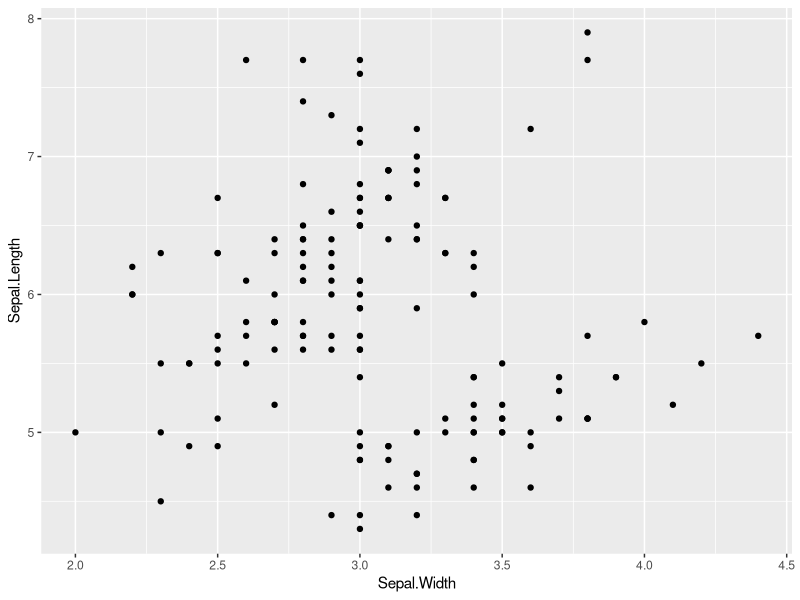
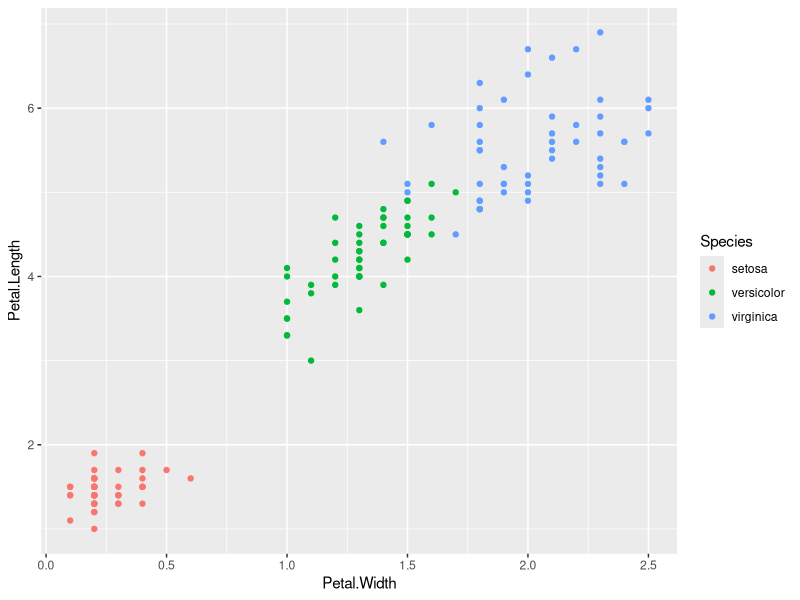
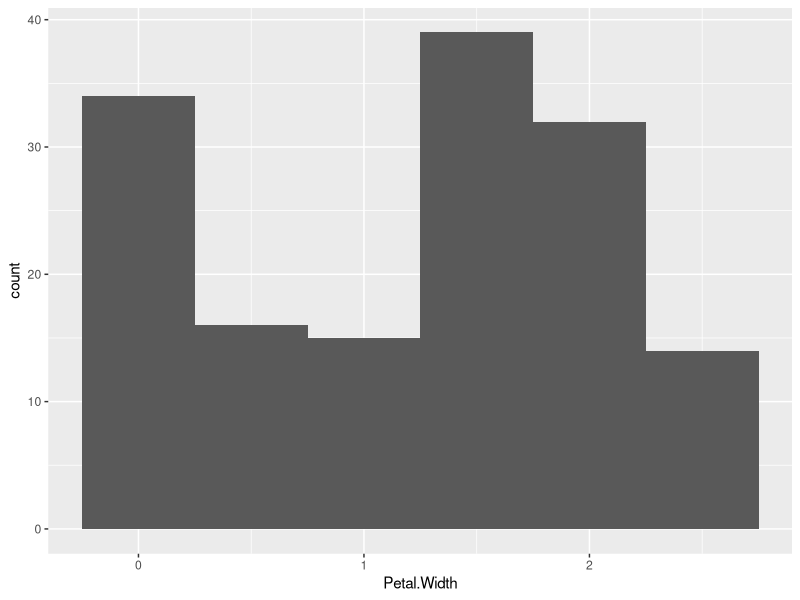
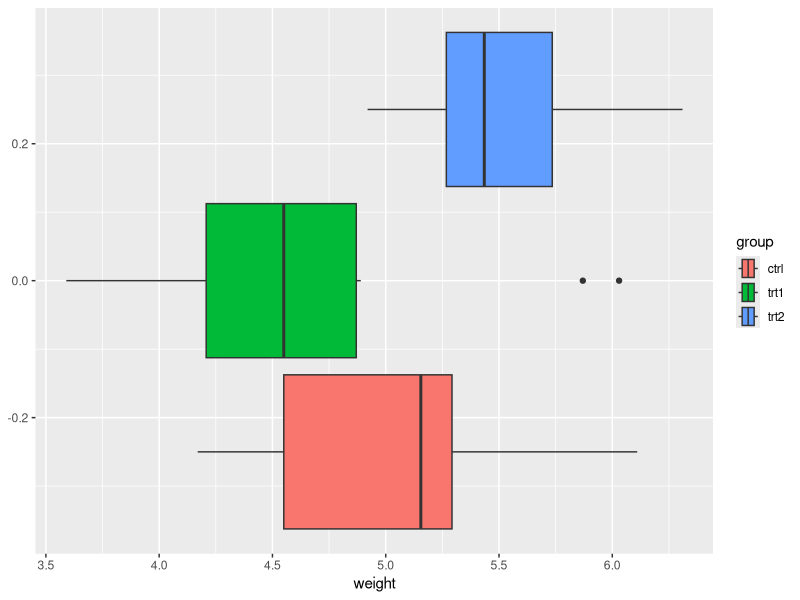
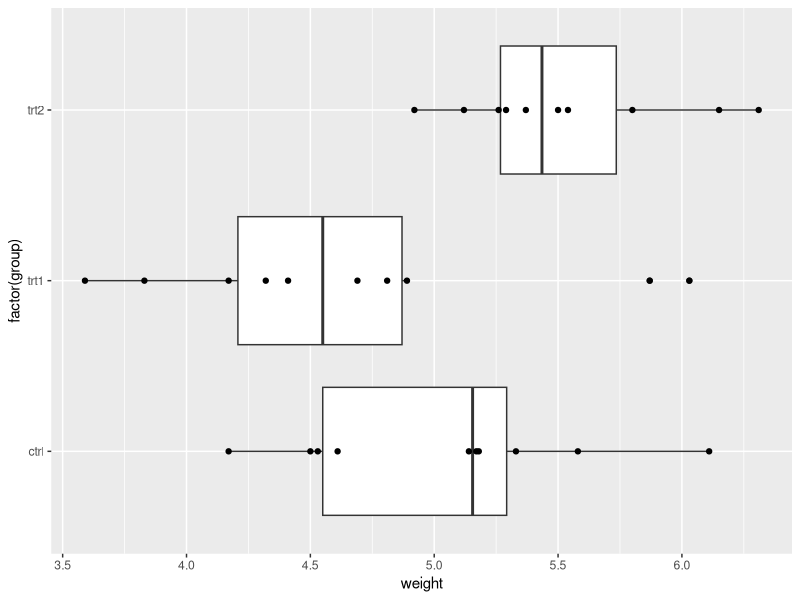

Reproduce these figures in R, in order.
# Tidyverse Exam – Data Manipulation in R (using `mtcars` dataset)
rm(list = ls())

# tidyverse ---------------------------------------------------------------

# Use `df_mtcars` for Questions 1 - 10
library(tidyverse)
df_mtcars <- as_tibble(mtcars,
                       rownames = "model")

df_mtcars

# 1. Filter rows where number of cylinders (`cyl`) is 6
# Write code to create a new data frame that only includes rows where `cyl == 6`.
# Assign to: `mtcars_cyl6`

mtcars_cyl6 <- df_mtcars %>% 
  filter(cyl == 6)

mtcars_cyl6

# 2. Filter rows where number of gears (`gear`) is either 3 or 5
# Use `%in%` to filter the `df_mtcars` dataset for these two `gear` values.
# Assign to: `mtcars_g35`

mtcars_g35 <- df_mtcars %>% 
  filter(gear %in% c(3, 5))

mtcars_g35
 

# 3. Filter rows where miles per gallon (`mpg`) is greater than 25
# Create a subset of `df_mtcars` where `mpg > 25`.
# Assign to: `mtcars_mpg25`

mtcars_mpg25 <- df_mtcars %>% 
  filter(mpg > 25)

mtcars_mpg25

# 4. Filter rows where weight (`wt`) is less than 2.5 AND number of cylinders (`cyl`) is 4
# Combine logical conditions using `&`.
# Assign to: `mtcars_light_cyl4`

mtcars_light_cyl4 <- mtcars %>% 
  filter(wt < 2.5,
         cyl == 4)

mtcars_light_cyl4

# 5. Sort `df_mtcars` by horsepower (`hp`) in ascending order
# Use `arrange()` to sort the data.
# Assign to: `mtcars_hp`

mtcars_hp <- df_mtcars %>% 
  arrange((hp))


mtcars_hp

# 6. Sort `df_mtcars` by quarter mile time (`qsec`) in descending order
# Use `desc()` inside `arrange()`.
# Assign to: `mtcars_qsec`

mtcars_gsec <- df_mtcars %>% 
  arrange(desc(qsec))

mtcars_gsec

# 7. Exclude the `drat` column
# Use `select()` with `-` (minus sign) to remove the column.
# Assign to: `mtcars_no_drat`

mtcars_no_drat <- df_mtcars %>% 
  select(-c("drat"))

mtcars_no_drat

# 8. Add a new column `ptw` that equals the ratio of horsepower (`hp`) to weight (`wt`) (`hp / wt`)
# Use `mutate()` to add the new column.
# Assign to: `mtcars_with_ptw`

mtcars_with_ptw <- df_mtcars %>% 
  mutate(ptw = c(hp/wt))

mtcars_with_ptw

# 9. Identify the car `model` with the highest `ptw` among cars with six cylinders (`cyl == 6`).
# Hint: Use `mtcars_with_ptw` and a chain of `filter()` and `arrange()` with `%>%`.
# Write the car model here: Ferrari Dino

rev(mtcars_with_ptw %>% 
  filter(cyl == 6) %>% 
    arrange((desc(ptw)))) 



# 10. Group by number of gears (`gear`) and summarize minimum & maximum values of `mpg`
# Use `group_by()` and `summarize()` to calculate minimum & maximum values of `mpg` within each group.
# Minimum and maximum values of each group should be represented as separate columns.
# Function `min()` returns the minimum value in a vector.
# Function `max()` returns the maximum value in a vector.
# Assign to: `mtcars_mpg_by_gear`

mtcars_mpg_by_gear <- df_mtcars %>% 
  group_by(gear) %>% 
  summarize(min_mpg = min(mpg),
            max_mpg = max(mpg)) %>% 
  ungroup()

mtcars_mpg_by_gear

# ggplot ------------------------------------------------------------------

# Visualization in R (using `iris` dataset)

## before you begin with the following questions, type the following code to check column names in the dataframe
colnames(iris) # output from this code is the column names that can be used in figures

# 11. Simple scatter plot of `Sepal.Length` vs `Sepal.Width` using `ggplot()`
# Assign to: `g_scat`
# Create a scatter plot with `Sepal.Width` on the x-axis and `Sepal.Length` on the y-axis.

g_scat <- iris %>% 
  ggplot(aes(x = Sepal.Width,
             y = Sepal.Length)) + 
  geom_point()

g_scat

# 12. Scatter plot with points colored by `Species`
# Assign to: `g_scat_col`
# Create a scatter plot with `Petal.Width` on the x-axis and `Petal.Length` on the y-axis,
# coloring points by `Species`.

g_scat_col <- iris %>% 
  ggplot(aes(x = Petal.Width,
             y = Petal.Length,
             col = Species)) + 
  geom_point()

g_scat_col

# 13. Histogram of `Petal.Width` with `binwidth = 0.5`
# Assign to: `g_hist`
# Create a histogram of `Petal.Width` with `binwidth` set to 0.5.

g_scat_col <- iris %>% 
  ggplot(aes(x = Petal.Width)) + 
  geom_histogram(binwidth = 0.5)

g_scat_col

# Visualization in R (using `PlantGrowth` dataset)

## before you begin with the following questions, type the following code to check column names in the dataframe
colnames(PlantGrowth) # output from this code is the column names that can be used in figures

# 14. Boxplot of `weight` grouped and filled by `group`
# Assign to: `g_bplot1`
# Create a boxplot of `weight` by `group`, filling boxes by `group`.

g_boxplot1 <- PlantGrowth %>% 
  group_by("group") %>% 
  ggplot(aes(x = weight,
             fill = group)) +
  geom_boxplot()

g_boxplot1

# 15. Boxplot + scatter plot of `weight` by `group`
# Assign to: `g_bplot2`
# Create a boxplot of `weight` by `group`, then overlay points showing individual observations.

g_boxplot2 <- PlantGrowth %>% 
  group_by(group) %>% 
  ggplot(aes(x = weight,
             y = factor(group))) +
  geom_boxplot() + 
  geom_point()

g_boxplot2 
